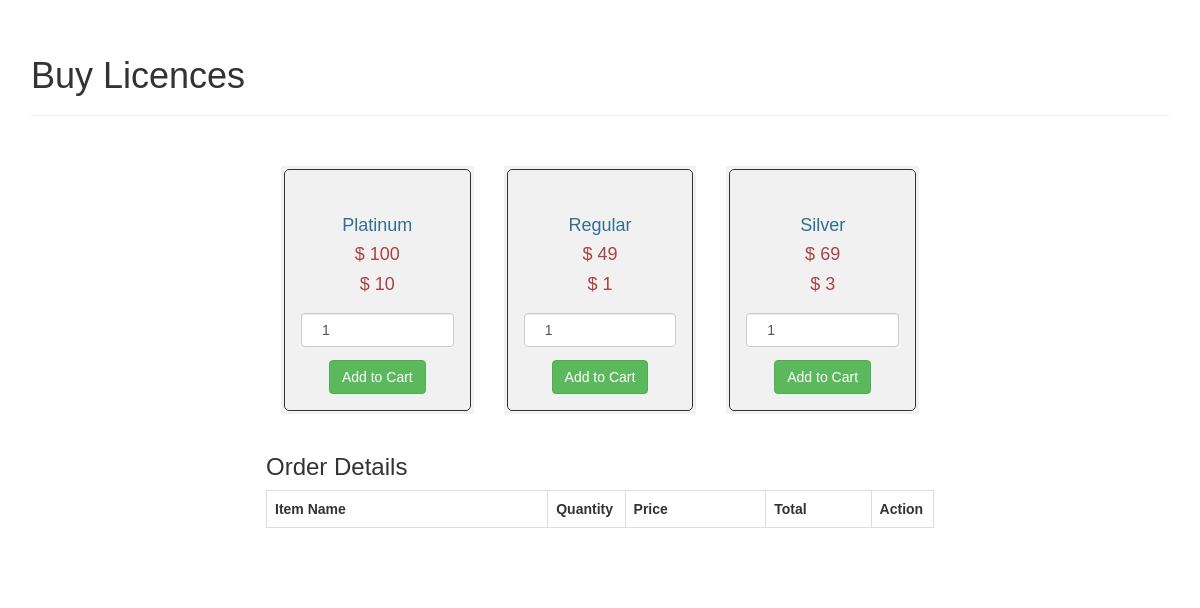
/create_licence.php, run on the app's committed database.
### tables this page shows
CREATE TABLE `licence` (
  `id` int(11) NOT NULL,
  `name` varchar(256) NOT NULL,
  `price` int(11) NOT NULL,
  `website_allowance` int(11) NOT NULL
);

### objects/licence.php (called while the page is built, shortened)
<?php
class Licence{
    private $conn;
    private $table_name = "licence";
    public function __construct($db){
        $this->conn = $db;
    }
    function read(){
        $query = "SELECT id, name, price, website_allowance FROM " . $this->table_name . " ORDER BY name";
        $stmt = $this->conn->prepare( $query );
        $stmt->execute();
        return $stmt;
    }
}
?>

### create_licence.php (the view, shortened to what this page needs)
<?php
include_once 'objects/licence.php';
$database = new Database();
$db = $database->getConnection();
$licence = new Licence($db);
include_once "layout_header.php";
 ?>
           <div class="container" style="width:700px;">
                <?php
                $stmt = $licence->read();
        		$row_n=$stmt->rowCount();
                if($row_n > 0)
                {  $stmt = $licence->read();
                     while($row=$stmt->fetch(PDO::FETCH_ASSOC))
                     {
                ?>
                <div class="col-md-4">
                     <form method="post" action="create_licence.php?action=add&id=<?php echo $row["id"]; ?>">
                          <div style="border:1px solid #333; background-color:#f1f1f1; border-radius:5px; padding:16px;" align="center">
                               <img src="<?php echo $row["image"]; ?>" class="img-responsive" /><br />
                               <h4 class="text-info"><?php echo $row["name"]; ?></h4>
                               <h4 class="text-danger">$ <?php echo $row["price"]; ?></h4>
                               <h4 class="text-danger">$ <?php echo $row["website_allowance"]; ?></h4>
                               <input type="text" name="quantity" class="form-control" value="1" />
                               <input type="submit" name="add_to_cart" style="margin-top:5px;" class="btn btn-success" value="Add to Cart" />
                          </div>
                     </form>
                </div>
                <?php
                     }
                }
                ?>
                <br />
                <h3>Order Details</h3>
                <div class="table-responsive">
                     <table class="table table-bordered">
                          <tr>
                               <th width="40%">Item Name</th>
                               <th width="10%">Quantity</th>
                               <th width="20%">Price</th>
                               <th width="15%">Total</th>
                               <th width="5%">Action</th>
                          </tr>
                     </table>
                </div>
           </div>
<?php
include_once "layout_footer.php";
?>

### libs/css/custom.css (style rules this page uses)
body { font-family: Arial, Helvetica, sans-serif; }
form { border: 3px solid #f1f1f1; }
input[type=text], input[type=password] { width: 100%; padding: 12px 20px; margin: 8px 0; display: inline-block; border: 1px solid #ccc; box-sizing: border-box; }
.container { padding: 16px; }

### data on the page
licence: name "Platinum", price "100", website_allowance "10"
licence: name "Regular", price "49", website_allowance "1"
licence: name "Silver", price "69", website_allowance "3"

### other printed values
$page_title "Buy Licences"
